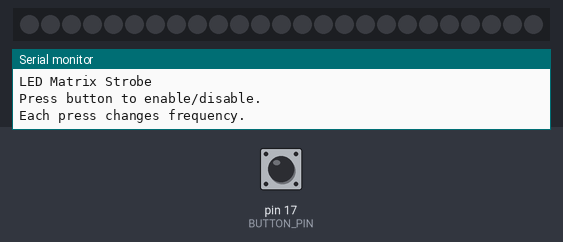
The sketch below on a simulated Arduino Uno, built with avr-gcc and run on an emulated ATmega328P. On the bench: 25 RGB LEDs in strip order, left to right, the last lines printed to the serial monitor. The test bench sets the inputs (shaded band); at power-on: pin 17 (BUTTON_PIN) HIGH. Dim RGB values are drawn brighter than linear.

Above: at 1.2 s.
1.3 s: pin 17 (BUTTON_PIN) pulled LOW for 0.15 s
At 1.65 s:
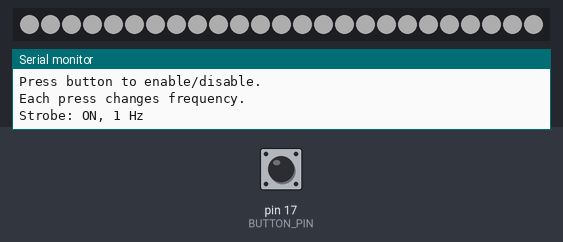
Timing chart, 0 to 4.3 s (numbered marks = the images above; inputs shaded):
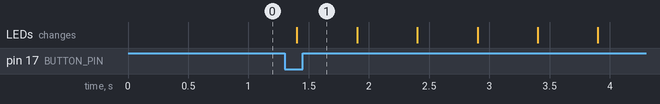

Measured:
- after the input at 1.3 s, the LEDs: change after 0.10 s (image 1)

The sketch:

LED_Matrix_Strobe_Light.ino
```cpp
/*
  LED Matrix Strobe Light

  This program uses a push button to control a strobe effect
  on a 25-pixel NeoPixel LED matrix.

  The first button press turns the strobe ON at 1 Hz.
  Each subsequent press increases the flashing frequency:
  1, 2, 3, 5, 7, 10, 12, and 15 Hz.

  After reaching the highest frequency, the next press turns
  the strobe OFF and resets the frequency back to 1 Hz.

  The button uses INPUT_PULLUP, so a LOW signal indicates
  that the button is being pressed.
*/

#include <Arduino.h>
#include <Adafruit_NeoPixel.h>

//========== PIN CONFIG ==========
#define MATRIX_PIN 7    // GPIO pin connected to the LED matrix
#define NUM_LEDS 25     // Number of LEDs in the matrix
#define BUTTON_PIN 17   // GPIO pin connected to the push button
//================================

// Create the NeoPixel matrix object
Adafruit_NeoPixel matrix(
  NUM_LEDS,
  MATRIX_PIN,
  NEO_GRB + NEO_KHZ800
);

// Available strobe frequencies in Hz
const int frequencies[] = {
  1, 2, 3, 5, 7, 10, 12, 15
};

int frequencyIndex = 0;  // Tracks the current frequency

bool strobeEnabled = false;  // Stores whether the strobe is ON or OFF
bool lastButton = HIGH;      // Stores the previous button state

unsigned long lastFlash = 0; // Time when the matrix last changed state
bool flashState = false;     // Stores whether the LEDs are currently ON or OFF


// Set every LED in the matrix to the specified color
void setMatrix(uint32_t color) {

  // Apply the color to every LED
  for (int i = 0; i < NUM_LEDS; i++) {
    matrix.setPixelColor(i, color);
  }

  // Send the updated colors to the physical LEDs
  matrix.show();
}


void setup() {

  // Start serial communication for status messages
  Serial.begin(115200);

  // Use the internal pull-up resistor for the button
  pinMode(BUTTON_PIN, INPUT_PULLUP);

  // Initialize the LED matrix
  matrix.begin();

  // Set the LED brightness to 50 out of 255
  matrix.setBrightness(50);

  // Make sure all LEDs start turned off
  matrix.clear();
  matrix.show();

  // Display startup information in the Serial Monitor
  Serial.println("LED Matrix Strobe");
  Serial.println("Press button to enable/disable.");
  Serial.println("Each press changes frequency.");
}


void loop() {

  // Read the current button state
  bool button = digitalRead(BUTTON_PIN);

  // Detect a new button press: HIGH -> LOW
  if (lastButton == HIGH && button == LOW) {

    // If the strobe is currently OFF, turn it ON
    if (!strobeEnabled) {
      strobeEnabled = true;
    }
    else {
      // Otherwise, move to the next frequency
      frequencyIndex++;

      // If all frequencies have been used,
      // turn the strobe OFF and reset the frequency
      if (frequencyIndex >= 8) {
        strobeEnabled = false;
        frequencyIndex = 0;
      }
    }

    // Print the current strobe status
    Serial.print("Strobe: ");

    if (strobeEnabled) {
      Serial.print("ON, ");
      Serial.print(frequencies[frequencyIndex]);
      Serial.println(" Hz");
    }
    else {
      Serial.println("OFF");
    }

    // Simple delay to reduce accidental multiple button detections
    delay(100);
  }

  // Save the current button state for the next loop
  lastButton = button;


  // Only run the flashing effect when the strobe is enabled
  if (strobeEnabled) {

    // Calculate the time between each ON/OFF transition.
    // The frequency is multiplied by 2 because one cycle
    // consists of both an ON and an OFF state.
    unsigned long interval =
      1000 / (frequencies[frequencyIndex] * 2);

    // Check whether it is time to change the LED state
    if (millis() - lastFlash >= interval) {

      // Record the current time
      lastFlash = millis();

      // Toggle between ON and OFF
      flashState = !flashState;

      // Turn the matrix white
      if (flashState) {
        setMatrix(matrix.Color(255, 255, 255));
      }
      // Turn the matrix off
      else {
        setMatrix(matrix.Color(0, 0, 0));
      }
    }
  }
}
```
